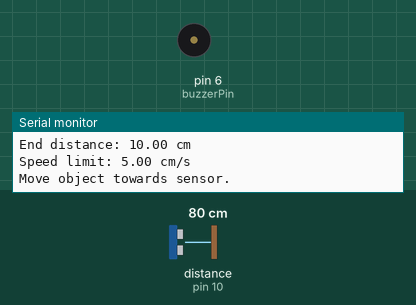
Bench run of a sketch on a simulated Arduino Uno, built with avr-gcc and run on an emulated ATmega328P. Shown: buzzer (waves = sounding, pin HIGH), the last lines printed to the serial monitor. Wiring (inferred from the names in the program): ultrasonic range finder: trigger pin 9; echo pin 10. The test bench sets the inputs (shaded band); at power-on: distance to the obstacle (sensor on pin 10) 80 cm. The echo pulse lasts 58.3 µs per cm; pins used as bus, display or sensor lines are not drawn.

Above: at 1.2 s.
1.3 s: distance to the obstacle (sensor on pin 10) set to 12 cm
2.8 s: distance to the obstacle (sensor on pin 10) set to 9 cm
At 4.2 s:
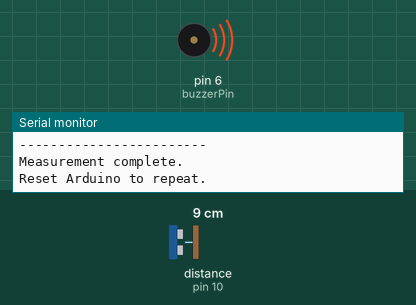
Timing chart, 0 to 5.8 s (numbered marks = the images above; inputs shaded):
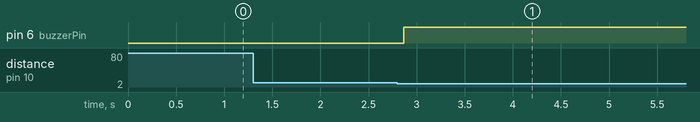

The sketch:

speed_limit.ino
```cpp
const int trigPin = 9;
const int echoPin = 10;
const int buzzerPin = 6;

// Detection distances in cm
const float startDistance = 30.0;
const float endDistance = 10.0;

// Maximum permitted average speed in cm/s
const float speedLimit = 5.0;

enum State {
  WAITING_FOR_START,
  WAITING_FOR_END,
  DONE
};

State state = WAITING_FOR_START;

unsigned long startTime = 0;
unsigned long endTime = 0;

float measureDistance() {
  digitalWrite(trigPin, LOW);
  delayMicroseconds(2);

  digitalWrite(trigPin, HIGH);
  delayMicroseconds(10);
  digitalWrite(trigPin, LOW);

  unsigned long duration =
      pulseIn(echoPin, HIGH, 30000UL);

  if (duration == 0) {
    return -1.0;
  }

  float distance = duration / 58.0;

  if (distance < 2.0 || distance > 400.0) {
    return -1.0;
  }

  return distance;
}

void setup() {
  Serial.begin(9600);

  pinMode(trigPin, OUTPUT);
  pinMode(echoPin, INPUT);
  pinMode(buzzerPin, OUTPUT);

  digitalWrite(buzzerPin, LOW);

  Serial.println("Speed-Based Alarm System");
  Serial.print("Start distance: ");
  Serial.print(startDistance);
  Serial.println(" cm");

  Serial.print("End distance: ");
  Serial.print(endDistance);
  Serial.println(" cm");

  Serial.print("Speed limit: ");
  Serial.print(speedLimit);
  Serial.println(" cm/s");

  Serial.println("Move object towards sensor.");
}

void loop() {
  if (state == DONE) {
    return;
  }

  float distance = measureDistance();

  if (distance < 0.0) {
    return;
  }

  // Detect the starting point
  if (state == WAITING_FOR_START &&
      distance <= startDistance) {

    startTime = millis();
    state = WAITING_FOR_END;

    Serial.println("Starting point detected.");
    Serial.println("Timer started.");
  }

  // Detect the ending point and calculate speed
  else if (state == WAITING_FOR_END &&
           distance <= endDistance) {

    endTime = millis();

    float elapsedTime =
        (endTime - startTime) / 1000.0;

    float travelledDistance =
        startDistance - endDistance;

    if (elapsedTime > 0.0) {
      float speed = travelledDistance / elapsedTime;

      Serial.println("------------------------");

      Serial.print("Time taken: ");
      Serial.print(elapsedTime, 3);
      Serial.println(" s");

      Serial.print("Distance interval: ");
      Serial.print(travelledDistance, 2);
      Serial.println(" cm");

      Serial.print("Average speed: ");
      Serial.print(speed, 2);
      Serial.println(" cm/s");

      Serial.print("Speed limit: ");
      Serial.print(speedLimit, 2);
      Serial.println(" cm/s");

      if (speed > speedLimit) {
        digitalWrite(buzzerPin, HIGH);

        Serial.println("ALARM! SPEED LIMIT EXCEEDED!");
        Serial.println("Buzzer ON.");
      }
      else {
        digitalWrite(buzzerPin, LOW);

        Serial.println("Speed within limit.");
        Serial.println("Buzzer OFF.");
      }

      Serial.println("------------------------");
    }

    state = DONE;
    Serial.println("Measurement complete.");
    Serial.println("Reset Arduino to repeat.");
  }
}
```

Measured:
- the behaviour switches between 11 and 10 cm on distance to the obstacle (sensor on pin 10) (found by bisection; images 0 and 1)
- after the input at 2.8 s, pin 6 (buzzerPin): LOW → HIGH after 0.07 s
